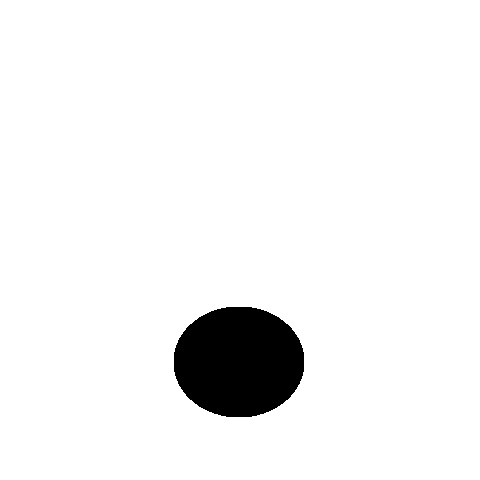
#> input picture src/pass-generator/broadleaf_1_pass.png, 480 x 480 px
$ python pass-generator.py
#> lines starting #> are read from the running program, lines starting #| are printed output that depends on the picture; after the words box and inside, x2 and y2 are one past the last pixel; in counts of white or black regions, pixels touching at a corner belong together
# ---------------------------
# CENTURION
# [2019] - [2020] Rattlesmake
# All Rights Reserved.
# ---------------------------
from PIL import Image
import numpy as np
import os

GRID_CELL_SIZE = 20

def passCreate():
    try:
        lista_nomi = os.listdir()
        if lista_nomi:

            for filePath in lista_nomi:

                name = os.path.splitext(filePath)[0]
                extension = os.path.splitext(filePath)[1]

                if (extension == ".png"):

                    img = Image.open(filePath, 'r')
#> img is the input picture: PIL image 480x480 RGBA; mean R, G, B, A 239.2, 239.2, 239.2, 12.7
                    data = np.array(img)
                    data = np.array(img.split()[-1])
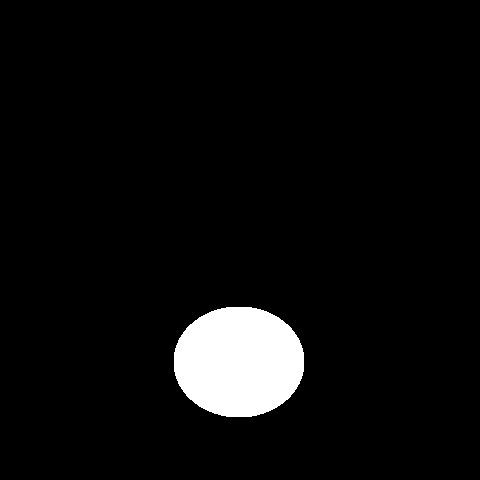
#> data: shape (480, 480); 5% white; 1 white region, box (x1, y1, x2, y2) and area: (174, 307, 304, 417) 11449
                    width = data.shape[1]
#> width = 480
                    height = data.shape[0]
#> height = 480

                    xSize = width // GRID_CELL_SIZE // 4 * 4 + 4 * int(width // GRID_CELL_SIZE % 4 != 0)
#> xSize = 24
                    ySize = height // GRID_CELL_SIZE // 4 * 4 + 4 * int(height // GRID_CELL_SIZE % 4 != 0)
#> ySize = 24

                    out_data = []
                    for iy in range(ySize):
                        l1 = []
                        for ix in range(xSize):
                            l1 += [0]
                        out_data += [l1]

                    for iy in range(round(height / GRID_CELL_SIZE)):
                        for ix in range(round(width / GRID_CELL_SIZE)):
                            value = int(data[iy * GRID_CELL_SIZE, ix * GRID_CELL_SIZE] / 255)
                            if (value == 1):
                                out_data[iy][ix] = 1
#> after the loop, out_data = 24 items

                    f = open(name + ".xml", "w")

                    f.write("<!-- Centurion -->\n")
                    f.write("<!-- [2019] - [2020] Rattlesmake -->\n")
                    f.write("<!-- Object PASS - For more info read here 'assets/pass.txt' -->\n")

                    f.write("<pass x='" + str(xSize) + "' y='" + str(ySize) + "'>")
                    f.write("<grid>")

                    fourBinaries = ""
                    for iy in range(ySize):
                        for ix in range(xSize):

                            value = out_data[iy][ix]

                            if len(fourBinaries) != 4:
                                fourBinaries += str(value)

                            if len(fourBinaries) == 4:
                                hstr = '%0*X' % (1, int(fourBinaries, 2))
                                fourBinaries = ""
                                f.write(hstr)
#> after the loop, fourBinaries = ''; hstr = '0'

                    f.write("</grid>")
                    f.write("</pass>")
                    f.close()

    except Exception as e:
        input(e)

if __name__ == "__main__":
    passCreate()
    input('Press Enter to close.')
